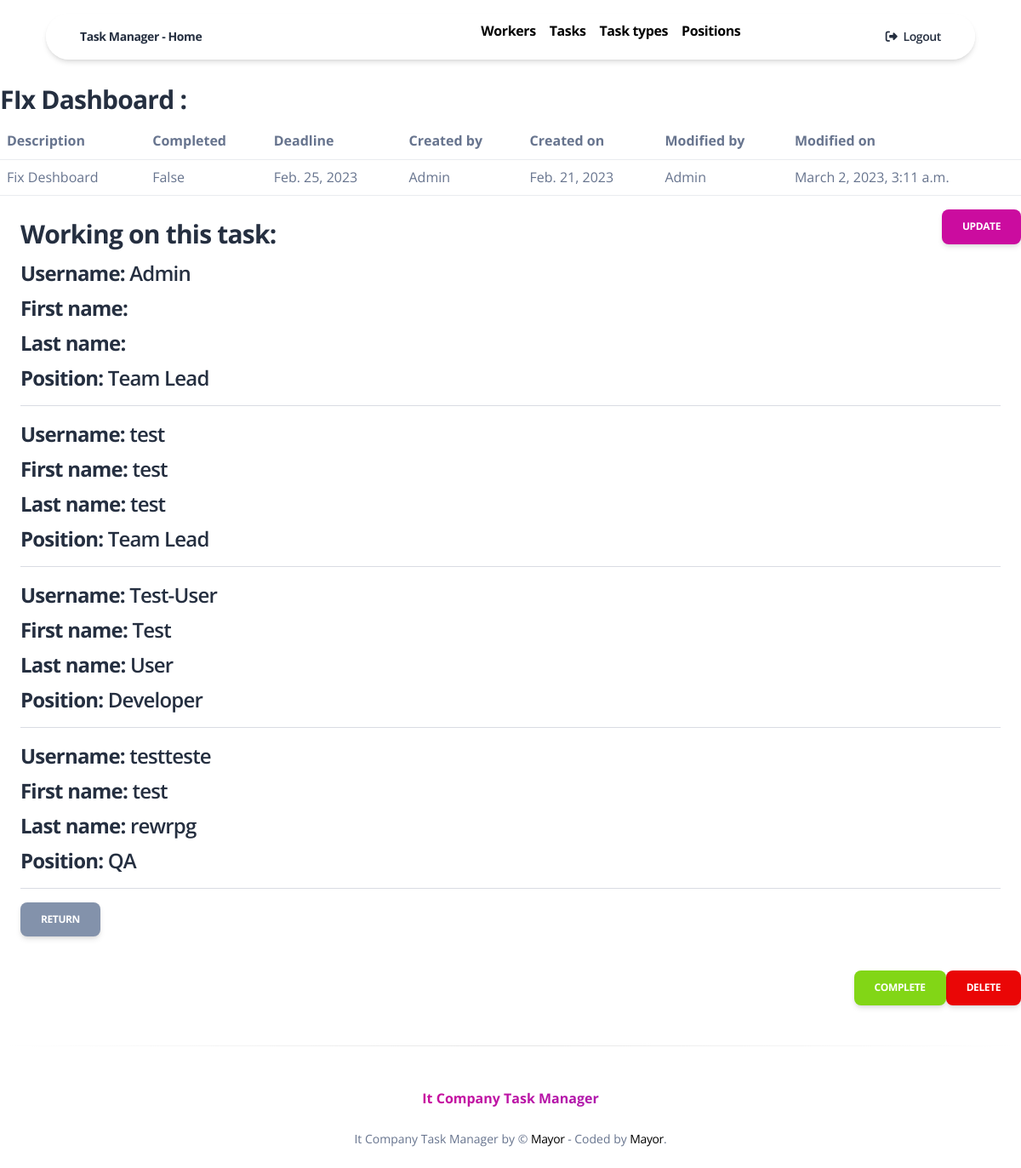
Page /task/1/ (signed in) on the earlier database version.
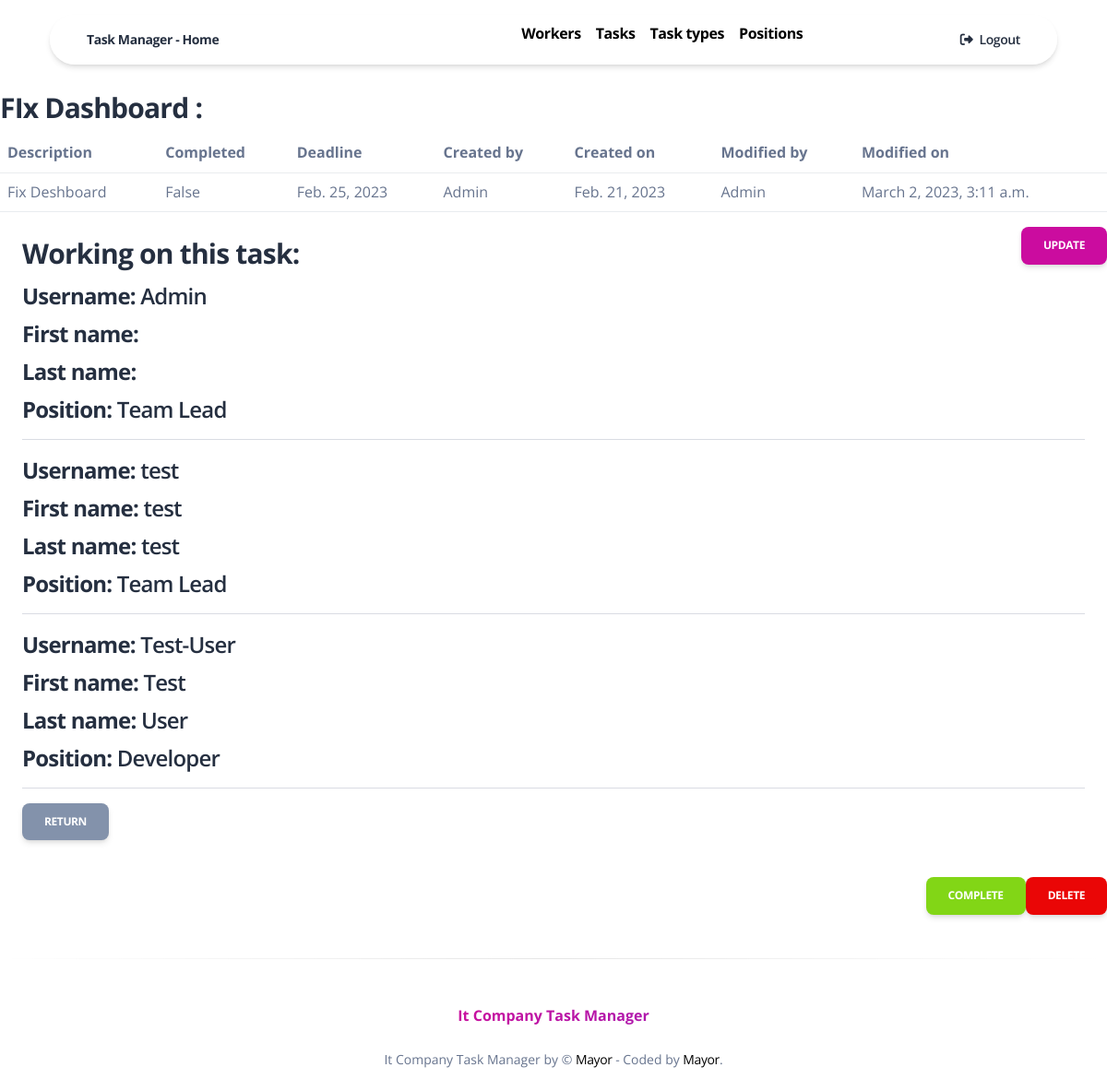
Same page on the later database version.
### task_manager/models.py (models this page shows, shortened)
class Worker(AbstractUser):
    position = models.ForeignKey(
        Position,
        on_delete=models.CASCADE,
        default=1
    )

class Position(models.Model):
    name = models.CharField(max_length=255)
    def __str__(self) -> str:
        return self.name

### task_manager/views.py (the view)
# urls.py: path("task/<int:pk>/", TaskDetailView.as_view(), name="task-detail"),
class TaskDetailView(LoginRequiredMixin, generic.DetailView):
    model = Task
    template_name = "task_manager/task_detail.html"
    queryset = Task.objects.prefetch_related("assignees__position")

### task_manager/context_processors.py (called while the page is built)
def cfg_assets_root(request):
    return { 'ASSETS_ROOT' : settings.ASSETS_ROOT }

### templates/task_manager/task_detail.html
{% extends "base-presentation.html" %}
{% block content %}
  <h3 class="d-lg-inline-block mt-7"><strong>{{ task.name }}</strong> :</h3>
  <table class="table">
    <tr>
      <th>Description</th>
      <th>Completed</th>
      <th>Deadline</th>
      <th>Created by</th>
      <th>Created on</th>
      <th>Modified by</th>
      <th>Modified on</th>
    </tr>
    <tr>
      <td>{{ task.description }}</td>
      <td>{{ task.is_completed }}</td>
      <td>{{ task.deadline }}</td>
      <td>{{ task.created_by.username }}</td>
      <td>{{ task.created_on }}</td>
      <td>{{ task.modified_by.username }}</td>
      <td>{{ task.modified_on }}</td>
    </tr>
  </table>
  <a href="{% url "task_manager:task-update" pk=task.id %}" class="btn btn-primary" style="float: right">
    Update
  </a>
  <div class="m-lg-4">
    <h3>{{ task.is_completed|yesno:"Worked, Working" }} on this task:</h3>
    {% for worker in task.assignees.all %}
      <h4><strong>Username: </strong>{{ worker.username }}</h4>
      <h4><strong>First name: </strong>{{ worker.first_name }}</h4>
      <h4><strong>Last name: </strong>{{ worker.last_name }}</h4>
      <h4><strong>Position: </strong>{{ worker.position }}</h4>
      <hr>
    {% endfor %}
    <a href="{% url "task_manager:task-list" %}" class="btn btn-secondary">Return</a>
  </div>
  <a href="{% url "task_manager:task-delete" pk=task.id %}" class="btn btn-danger" style="float: right">
    Delete
  </a>
  <a href="{% url "task_manager:task-complete-toggle" pk=task.id %}" class="btn btn-success" style="float: right">
    {{ task.is_completed|yesno:"Not complete, Complete" }}
  </a>
{% endblock %}

Differences in the rows shown:
removed Worker: username "testteste", first_name "test", last_name "rewrpg", position "QA"
